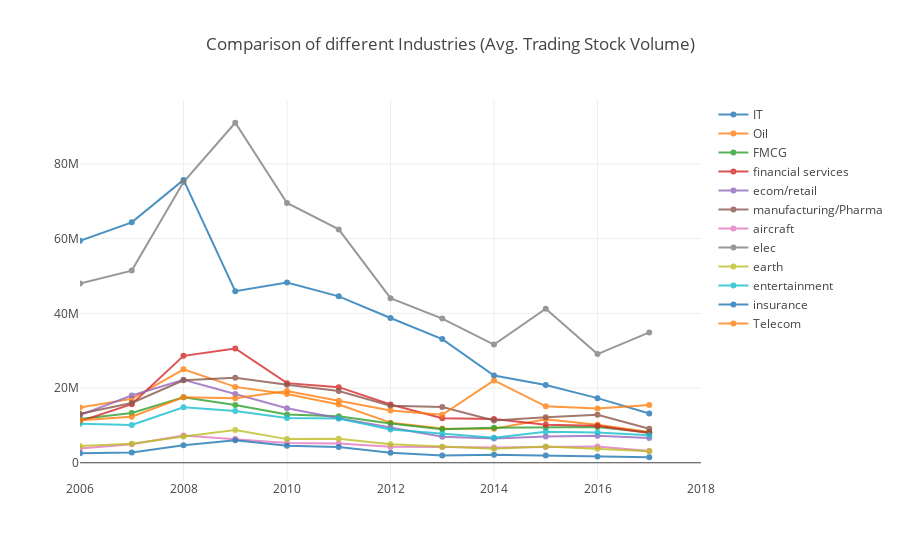

Source (notebook cell):
### Markdown cell above
### V - Comaparing Trading Volume of stocks from different Industries

### Code cell
trace_IT = go.Scatter(
                x=type_dist[type_dist['Type']=='IT'].Year,
                y=type_dist[type_dist['Type']=='IT'].Volume,
                name = "IT",
                opacity = 0.8)

trace_Oil = go.Scatter(
                x=type_dist[type_dist['Type']=='Oil'].Year,
                y=type_dist[type_dist['Type']=='Oil'].Volume,
                name = "Oil",
                opacity = 0.8)

trace_FMCG = go.Scatter(
                x=type_dist[type_dist['Type']=='FMCG'].Year,
                y=type_dist[type_dist['Type']=='FMCG'].Volume,
                name = "FMCG",
                opacity = 0.8)

trace_financial = go.Scatter(
                x=type_dist[type_dist['Type']=='financial services'].Year,
                y=type_dist[type_dist['Type']=='financial services'].Volume,
                name = "financial services",
                opacity = 0.8)

trace_ecom = go.Scatter(
                x=type_dist[type_dist['Type']=='ecom/retail'].Year,
                y=type_dist[type_dist['Type']=='ecom/retail'].Volume,
                name = "ecom/retail",
                opacity = 0.8)

trace_Pharma = go.Scatter(
                x=type_dist[type_dist['Type']=='manufacturing/Pharma'].Year,
                y=type_dist[type_dist['Type']=='manufacturing/Pharma'].Volume,
                name = "manufacturing/Pharma",
                opacity = 0.8)

trace_aircraft = go.Scatter(
                x=type_dist[type_dist['Type']=='aircraft manufacturing'].Year,
                y=type_dist[type_dist['Type']=='aircraft manufacturing'].Volume,
                name = "aircraft",
                opacity = 0.8)

trace_elec = go.Scatter(
                x=type_dist[type_dist['Type']=='manufacturing/elec'].Year,
                y=type_dist[type_dist['Type']=='manufacturing/elec'].Volume,
                name = "elec",
                opacity = 0.8)

trace_earth = go.Scatter(
                x=type_dist[type_dist['Type']=='manufacturing/earth'].Year,
                y=type_dist[type_dist['Type']=='manufacturing/earth'].Volume,
                name = "earth",
                opacity = 0.8)

trace_entertainment = go.Scatter(
                x=type_dist[type_dist['Type']=='entertainment'].Year,
                y=type_dist[type_dist['Type']=='entertainment'].Volume,
                name = "entertainment",
                opacity = 0.8)

trace_insurance = go.Scatter(
                x=type_dist[type_dist['Type']=='insurance'].Year,
                y=type_dist[type_dist['Type']=='insurance'].Volume,
                name = "insurance",
                opacity = 0.8)

trace_Telecom = go.Scatter(
                x=type_dist[type_dist['Type']=='Telecom'].Year,
                y=type_dist[type_dist['Type']=='Telecom'].Volume,
                name = "Telecom",
                opacity = 0.8)

data = [trace_IT,trace_Oil,trace_FMCG,trace_financial,trace_ecom,trace_Pharma,trace_aircraft,trace_elec,trace_earth,trace_entertainment,trace_insurance,trace_Telecom]

layout = dict(
    title = "Comparison of different Industries (Avg. Trading Stock Volume)",
    xaxis = dict(
        range = [2006,2018])
)

fig = dict(data=data, layout=layout)
iplot(fig)

### Figure 1 — Plotly figure (JSON) as saved in the notebook; plotly's stock layout.template omitted (floating-point values rounded to 4 significant figures)
{"data": [{"name": "IT", "opacity": 0.8, "type": "scatter", "x": [2006, 2007, 2008, 2009, 2010, 2011, 2012, 2013, 2014, 2015, 2016, 2017], "y": [59420000.0, 64360000.0, 75720000.0, 45910000.0, 48270000.0, 44550000.0, 38760000.0, 33110000.0, 23360000.0, 20790000.0, 17300000.0, 13200000.0]}, {"name": "Oil", "opacity": 0.8, "type": "scatter", "x": [2006, 2007, 2008, 2009, 2010, 2011, 2012, 2013, 2014, 2015, 2016, 2017], "y": [14800000.0, 17100000.0, 25010000.0, 20310000.0, 18380000.0, 15600000.0, 10750000.0, 9187000.0, 9132000.0, 11640000.0, 10210000.0, 8243000.0]}, {"name": "FMCG", "opacity": 0.8, "type": "scatter", "x": [2006, 2007, 2008, 2009, 2010, 2011, 2012, 2013, 2014, 2015, 2016, 2017], "y": [11740000.0, 13330000.0, 17560000.0, 15440000.0, 12910000.0, 12470000.0, 10500000.0, 8950000.0, 9380000.0, 9452000.0, 9549000.0, 8121000.0]}, {"name": "financial services", "opacity": 0.8, "type": "scatter", "x": [2006, 2007, 2008, 2009, 2010, 2011, 2012, 2013, 2014, 2015, 2016, 2017], "y": [11080000.0, 15690000.0, 28620000.0, 30580000.0, 21320000.0, 20250000.0, 15610000.0, 11910000.0, 11690000.0, 10150000.0, 9881000.0, 7980000.0]}, {"name": "ecom/retail", "opacity": 0.8, "type": "scatter", "x": [2006, 2007, 2008, 2009, 2010, 2011, 2012, 2013, 2014, 2015, 2016, 2017], "y": [12740000.0, 18000000.0, 22210000.0, 18390000.0, 14600000.0, 11930000.0, 9400000.0, 6977000.0, 6479000.0, 7062000.0, 7232000.0, 6663000.0]}, {"name": "manufacturing/Pharma", "opacity": 0.8, "type": "scatter", "x": [2006, 2007, 2008, 2009, 2010, 2011, 2012, 2013, 2014, 2015, 2016, 2017], "y": [13140000.0, 16000000.0, 22060000.0, 22760000.0, 20880000.0, 19190000.0, 15280000.0, 14920000.0, 11300000.0, 12210000.0, 12840000.0, 9101000.0]}, {"name": "aircraft", "opacity": 0.8, "type": "scatter", "x": [2006, 2007, 2008, 2009, 2010, 2011, 2012, 2013, 2014, 2015, 2016, 2017], "y": [3804000.0, 4946000.0, 7303000.0, 6398000.0, 5299000.0, 5133000.0, 4273000.0, 4199000.0, 4080000.0, 4212000.0, 4358000.0, 3148000.0]}, {"name": "elec", "opacity": 0.8, "type": "scatter", "x": [2006, 2007, 2008, 2009, 2010, 2011, 2012, 2013, 2014, 2015, 2016, 2017], "y": [48010000.0, 51430000.0, 75130000.0, 91010000.0, 69540000.0, 62460000.0, 44060000.0, 38590000.0, 31630000.0, 41230000.0, 29090000.0, 34880000.0]}, {"name": "earth", "opacity": 0.8, "type": "scatter", "x": [2006, 2007, 2008, 2009, 2010, 2011, 2012, 2013, 2014, 2015, 2016, 2017], "y": [4497000.0, 5074000.0, 7019000.0, 8742000.0, 6331000.0, 6454000.0, 4968000.0, 4292000.0, 3758000.0, 4351000.0, 3751000.0, 3082000.0]}, {"name": "entertainment", "opacity": 0.8, "type": "scatter", "x": [2006, 2007, 2008, 2009, 2010, 2011, 2012, 2013, 2014, 2015, 2016, 2017], "y": [10470000.0, 10110000.0, 14830000.0, 13840000.0, 11970000.0, 11860000.0, 8935000.0, 7776000.0, 6683000.0, 8315000.0, 8087000.0, 7390000.0]}, {"name": "insurance", "opacity": 0.8, "type": "scatter", "x": [2006, 2007, 2008, 2009, 2010, 2011, 2012, 2013, 2014, 2015, 2016, 2017], "y": [2575000.0, 2743000.0, 4684000.0, 6030000.0, 4551000.0, 4226000.0, 2701000.0, 1976000.0, 2178000.0, 1973000.0, 1686000.0, 1478000.0]}, {"name": "Telecom", "opacity": 0.8, "type": "scatter", "x": [2006, 2007, 2008, 2009, 2010, 2011, 2012, 2013, 2014, 2015, 2016, 2017], "y": [11360000.0, 12320000.0, 17540000.0, 17300000.0, 19220000.0, 16570000.0, 13990000.0, 12850000.0, 22040000.0, 15120000.0, 14510000.0, 15460000.0]}], "layout": {"title": "Comparison of different Industries (Avg. Trading Stock Volume)", "xaxis": {"range": [2006, 2018]}}}
